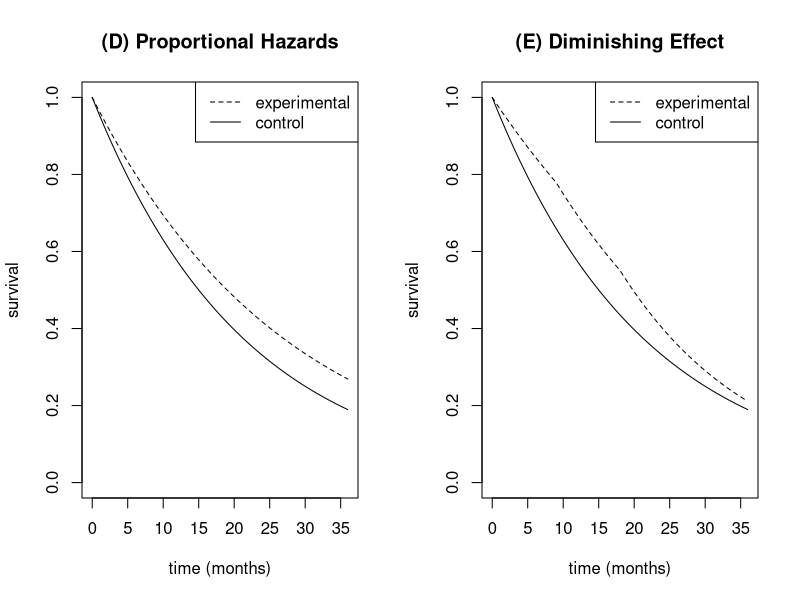
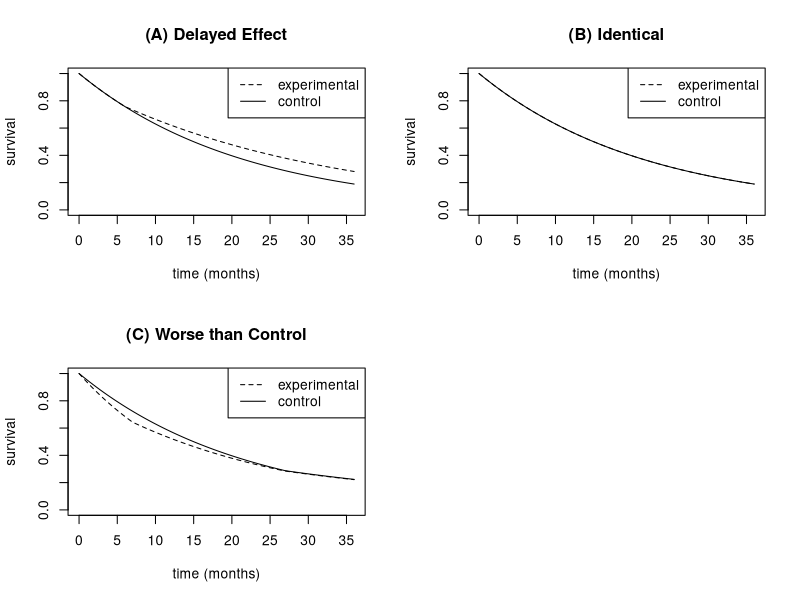

The R script that drew these images, in order:
draw_s <- function(delay1=7,
                   delay2 = 27,
                   m1 = 11,m2 = 17,m3 = 25,
                   m1c=15,m2c=15,m3c=25,
                   main = ""){
  
  x = seq(0,36, length.out = 100)
  
  s1 = exp(-log(2) / m1 * x)
  s2 = exp(-log(2) / m1 * delay1) * exp(-log(2) / m2 * (x - delay1))
  s3 = exp(-log(2) / m1 * delay1) * exp(-log(2) / m2 * (delay2 - delay1)) * exp(-log(2) / m3 * (x - delay2))
  s_x_e = (x < delay1)*s1 + (x >= delay1 & x < delay2) * s2 + (x >= delay2) * s3
  
  
  s1c = exp(-log(2) / m1c * x)
  s2c = exp(-log(2) / m1c * delay1) * exp(-log(2) / m2c * (x - delay1))
  s3c = exp(-log(2) / m1c * delay1) * exp(-log(2) / m2c * (delay2 - delay1)) * exp(-log(2) / m3c * (x - delay2))
  s_x_c = (x < delay1)*s1c + (x >= delay1 & x < delay2) * s2c + (x >= delay2) * s3c
  
  plot(x, s_x_c, ylim = c(0,1), type = "l", xlab = "time (months)", ylab = "survival", main = main)
  points(x, s_x_e, lty = 2, type = "l")
  legend("topright", c("experimental", "control"), lty = 2:1)
}

par(mfrow = c(1,2))
draw_s(delay1=9, delay2 = 18, m1=19, m2=19, m3=19, m1c=15, m2c=15, m3c=15, main = "(D) Proportional Hazards")
draw_s(delay1=9, delay2 = 18, m1=25, m2=18, m3=13, m1c=15, m2c=15, m3c=15, "(E) Diminishing Effect")


par(mfrow = c(2,2))
draw_s(delay1=6, delay2 = 27, m1=15, m2=21, m3=21, m1c=15, m2c=15, m3c=15, main = "(A) Delayed Effect")
draw_s(delay1=7, delay2 = 27, m1=15, m2=15, m3=15, m1c=15, m2c=15, m3c=15, main = "(B) Identical")
draw_s(delay1=7, delay2 = 27, m1=11, m2=17, m3=25, m1c=15, m2c=15, m3c=25, main = "(C) Worse than Control")

